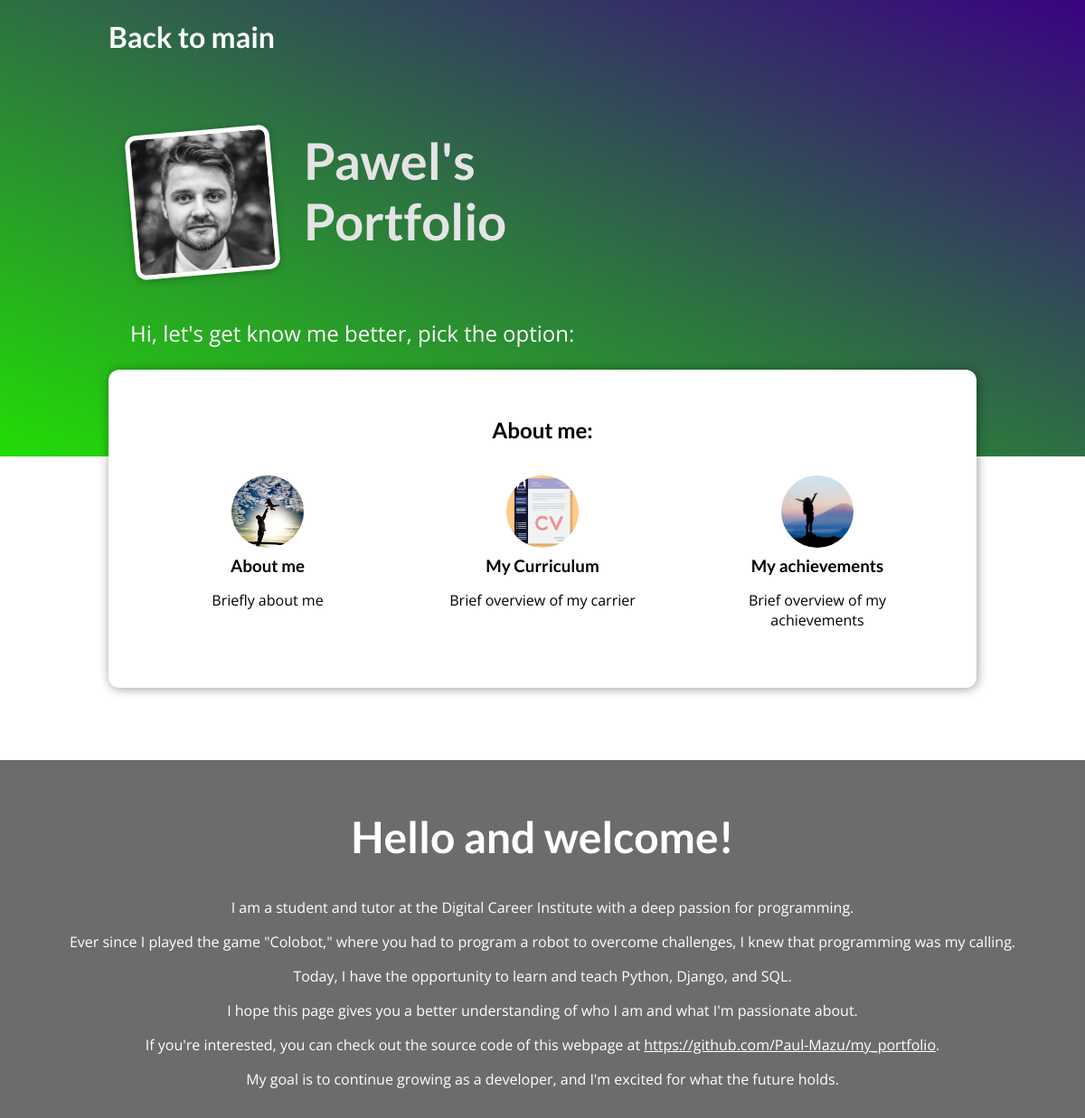
The page / on the database its author committed.
### portfolio/models.py (models this page shows, shortened)
class Post(models.Model):
    title = models.CharField(max_length=50)
    slug = models.SlugField(unique=True)
    photo_name = models.CharField(max_length=50)
    description = models.CharField(max_length=150)

### portfolio/views.py (the view)
# urls.py: path("", views.index, name="starting-page"),
def index(request):
    posts = Post.objects.all()
    return render(request, 'portfolio/starting-page.html', {
        'posts': posts
    })

### portfolio/templates/portfolio/starting-page.html (shortened to what this page needs)
{% extends "base.html" %}
{% load static %}
{% block css_files %}
    <link rel="stylesheet" href="{% static 'portfolio/index.css' %}">
    <link rel="stylesheet" href="{% static 'portfolio/post.css' %}">
{% endblock css_files %}
{%block content %}
<section id="welcome">
  <header>
    <img src="{% static 'portfolio/images/pawel.jpg' %}" alt="Pawel - The author" />
    <h2>Pawel's Portfolio</h2>
  </header>
  <p>Hi, let's get know me better, pick the option: </p>
</section>
<section id="latest-posts">
  <h2>About me: </h2>
  <ul>
    {% for post in posts %}
      {% include "portfolio/includes/post.html" %}
    {% endfor %}
  </ul>
</section>
<section id="about">
  <h2>Hello and welcome!</h2>
  <p>
  I am a student and tutor at the Digital Career Institute with a deep passion for programming.
  </p>
  <p>
  Ever since I played the game "Colobot," where you had to program a robot to overcome challenges, I knew that programming was my calling.
  </p>
  <p>
  Today, I have the opportunity to learn and teach Python, Django, and SQL.
  </p>
  <p>
  I hope this page gives you a better understanding of who I am and what I'm passionate about.
  </p>
  <p>
  If you're interested, you can check out the source code of this webpage at <a href="https://github.com/Paul-Mazu/my_portfolio">https://github.com/Paul-Mazu/my_portfolio</a>.
  </p>
  <p>
  My goal is to continue growing as a developer, and I'm excited for what the future holds.
</p>
</section>
{% endblock content %}

### portfolio/templates/portfolio/includes/post.html
{% load static %}
<li>
    <article class="post">
      <a href="{% url post.slug %}">
        <img src="{% static "portfolio/images/"|add:post.photo_name %}" alt="{{post.title}}" />
        <div class="post__content">
          <h3>{{post.title}}</h3>
          <p>
            {{post.description}}
          </p>
        </div>
      </a>
    </article>
</li>

### static/app.css (style rules this page uses)
* { box-sizing: border-box; }
html { font-family: 'Open Sans', 'Lato', sans-serif; }
body { margin: 0; }
h1, h2, h3 { font-family: 'Lato', sans-serif; font-weight: bold; }

### portfolio/static/portfolio/index.css (style rules this page uses)
#welcome { background: linear-gradient(to right top, #22dd05, #390281); padding: 6rem 12%; }
#welcome header { display: flex; align-items: flex-start; margin: 3rem auto; }
#welcome img { width: 10rem; height: 10rem; object-fit: cover; object-position: top; border: 5px solid white; border-radius: 12px; background-color: #ffe1bf; transform: rotateZ(-5deg); box-shadow: 0 2px 8px rgba(0, 0, 0, 0.25); }
#welcome h2 { font-size: 3.5rem; margin: 0 0 0 2rem; color: #e4e4e4; width: 10rem; }
#welcome p { color: white; font-size: 1.5rem; }
#latest-posts { background-color: white; padding: 2rem; border-radius: 12px; width: 60rem; margin: -6rem auto 2rem auto; box-shadow: 1px 1px 12px rgba(0, 0, 0, 0.4); }
#latest-posts h2 { text-align: center; }
#latest-posts ul { list-style: none; margin: 0; padding: 0; display: flex; gap: 1rem; }
#latest-posts li { flex: 1; }
#about { text-align: center; padding: 1rem; background-color: #6c6c6a; margin-top: 5rem; }
#about h2 { font-size: 3rem; color: white; }
#about p { font-size: 1rem; color: white; }
#about a { font-size: 1rem; color: white; }

### portfolio/static/portfolio/post.css (style rules this page uses)
.post { display: flex; flex-direction: column; align-items: center; text-align: center; }
.post a { text-decoration: none; color: black; transition: all 0.2s ease; padding: 1rem; }
.post img { width: 5rem; height: 5rem; object-fit: cover; border-radius: 50%; }
.post h3 { margin: 0.25rem 0; }

### rows shown on the page
Post: photo_name (picture), title "About me", description "Briefly about me"
Post: photo_name (picture), title "My Curriculum", description "Brief overview of my carrier"
Post: photo_name (picture), title "My achievements", description "Brief overview of my achievements"
